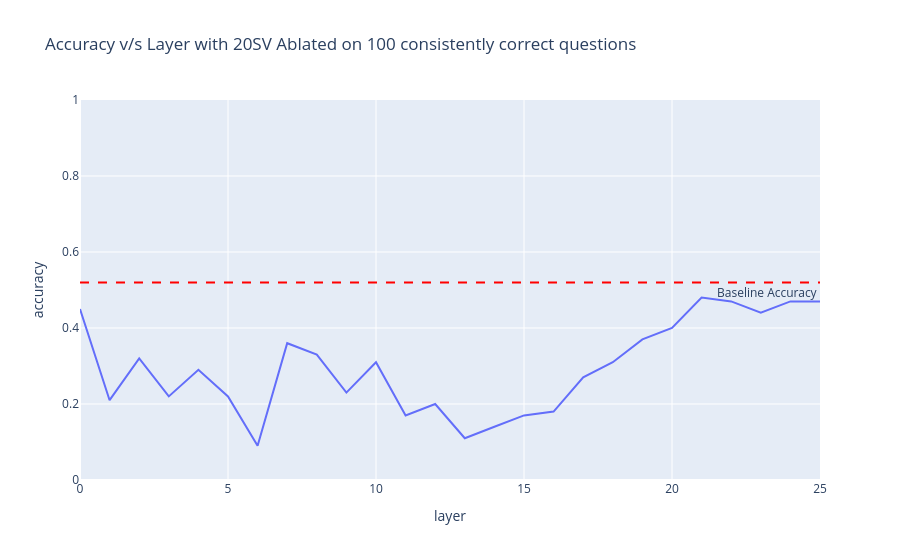

The code cell stored with this chart in its notebook:
### Code cell
fig = px.line(df_HML, x="layer", y="accuracy", title="Accuracy v/s Layer with 20SV Ablated on 100 consistently correct questions")
fig.add_hline(y=0.52, line_dash="dash", line_color="red",
              annotation_text="Baseline Accuracy", annotation_position="bottom right")

fig.update_yaxes(range=[0, 1])
fig.show()

### Figure 1 — Plotly figure (JSON) as saved in the notebook; plotly's stock layout.template omitted (floating-point values rounded to 4 significant figures)
{"data": [{"hovertemplate": "layer=%{x}<br>accuracy=%{y}<extra></extra>", "legendgroup": "", "line": {"color": "#636efa", "dash": "solid"}, "marker": {"symbol": "circle"}, "mode": "lines", "name": "", "orientation": "v", "showlegend": false, "type": "scatter", "x": [0, 1, 2, 3, 4, 5, 6, 7, 8, 9, 10, 11, 12, 13, 14, 15, 16, 17, 18, 19, 20, 21, 22, 23, 24, 25], "xaxis": "x", "y": [0.45, 0.21, 0.32, 0.22, 0.29, 0.22, 0.09, 0.36, 0.33, 0.23, 0.31, 0.17, 0.2, 0.11, 0.14, 0.17, 0.18, 0.27, 0.31, 0.37, 0.4, 0.48, 0.47, 0.44, 0.47, 0.47], "yaxis": "y"}], "layout": {"annotations": [{"showarrow": false, "text": "Baseline Accuracy", "x": 1, "xanchor": "right", "xref": "x domain", "y": 0.52, "yanchor": "top", "yref": "y"}], "legend": {"tracegroupgap": 0}, "shapes": [{"line": {"color": "red", "dash": "dash"}, "type": "line", "x0": 0, "x1": 1, "xref": "x domain", "y0": 0.52, "y1": 0.52, "yref": "y"}], "title": {"text": "Accuracy v/s Layer with 20SV Ablated on 100 consistently correct questions"}, "xaxis": {"anchor": "y", "domain": [0, 1], "title": {"text": "layer"}}, "yaxis": {"anchor": "x", "domain": [0, 1], "range": [0, 1], "title": {"text": "accuracy"}}}}
